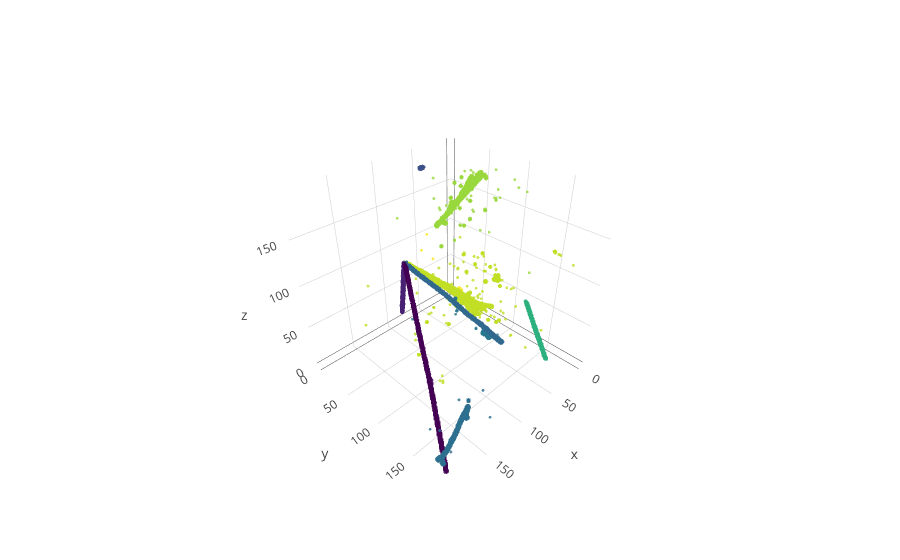

Source (notebook cell):
### Code cell
# 22772 for good eventexample
eventn = 22772
trace1 = scatter_classes(trainset.cluster_reader, eventn)
trace2 = scatter_energy(trainset.energy_reader, eventn)
fig = go.Figure(data=[trace1])
iplot(fig)
#pio.write_image(fig, 'images/fig1.pdf')

### Figure 1 — Plotly figure (JSON) as saved in the notebook; plotly's stock layout.template omitted (floating-point values rounded to 4 significant figures; data arrays with more than 128 entries replaced by an {"elided": "..."} marker saying what was removed)
{"data": [{"hovertext": {"elided": "10834 int values"}, "marker": {"color": {"elided": "10834 int values"}, "colorscale": "Viridis", "opacity": 0.8, "size": 1}, "mode": "markers", "type": "scatter3d", "uid": "7c94d724-0a75-4656-9371-314a60e6d5f5", "x": {"elided": "10834 int values"}, "y": {"elided": "10834 int values"}, "z": {"elided": "10834 int values"}}], "layout": {}}
